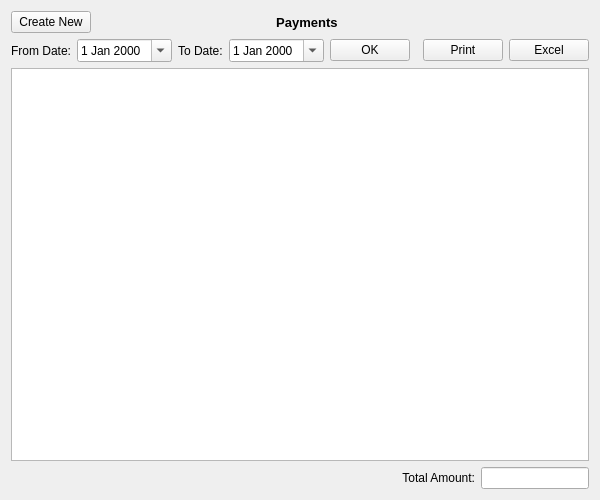
<?xml version="1.0" encoding="UTF-8"?>
<ui version="4.0">
 <class>Payment</class>
 <widget class="QWidget" name="Payment">
  <property name="geometry">
   <rect>
    <x>0</x>
    <y>0</y>
    <width>600</width>
    <height>500</height>
   </rect>
  </property>
  <property name="windowTitle">
   <string>Form</string>
  </property>
  <layout class="QVBoxLayout" name="verticalLayout">
   <item>
    <layout class="QHBoxLayout" name="horizontalLayout_2">
     <item>
      <widget class="QPushButton" name="createNewPushButton">
       <property name="sizePolicy">
        <sizepolicy hsizetype="Fixed" vsizetype="Fixed">
         <horstretch>0</horstretch>
         <verstretch>0</verstretch>
        </sizepolicy>
       </property>
       <property name="text">
        <string>Create New</string>
       </property>
      </widget>
     </item>
     <item>
      <widget class="QLabel" name="titleLabel">
       <property name="font">
        <font>
         <pointsize>10</pointsize>
         <weight>75</weight>
         <bold>true</bold>
        </font>
       </property>
       <property name="text">
        <string>Payments                    </string>
       </property>
       <property name="alignment">
        <set>Qt::AlignCenter</set>
       </property>
      </widget>
     </item>
    </layout>
   </item>
   <item>
    <layout class="QHBoxLayout" name="horizontalLayout" stretch="0,1,0,1,0,1,0,0">
     <item>
      <widget class="QLabel" name="fromDateLabel">
       <property name="text">
        <string>From Date:</string>
       </property>
       <property name="alignment">
        <set>Qt::AlignRight|Qt::AlignTrailing|Qt::AlignVCenter</set>
       </property>
      </widget>
     </item>
     <item>
      <widget class="QDateEdit" name="fromDateEdit">
       <property name="calendarPopup">
        <bool>true</bool>
       </property>
      </widget>
     </item>
     <item>
      <widget class="QLabel" name="toDateLabel">
       <property name="text">
        <string>To Date:</string>
       </property>
      </widget>
     </item>
     <item>
      <widget class="QDateEdit" name="toDateEdit">
       <property name="calendarPopup">
        <bool>true</bool>
       </property>
      </widget>
     </item>
     <item>
      <widget class="QPushButton" name="okPushButton">
       <property name="text">
        <string>OK</string>
       </property>
      </widget>
     </item>
     <item>
      <spacer name="horizontalSpacer">
       <property name="orientation">
        <enum>Qt::Horizontal</enum>
       </property>
       <property name="sizeHint" stdset="0">
        <size>
         <width>19</width>
         <height>20</height>
        </size>
       </property>
      </spacer>
     </item>
     <item>
      <widget class="QPushButton" name="printPushButton">
       <property name="text">
        <string>Print</string>
       </property>
      </widget>
     </item>
     <item>
      <widget class="QPushButton" name="pushButton">
       <property name="text">
        <string>Excel</string>
       </property>
      </widget>
     </item>
    </layout>
   </item>
   <item>
    <widget class="QTableView" name="tableView">
     <property name="selectionBehavior">
      <enum>QAbstractItemView::SelectRows</enum>
     </property>
    </widget>
   </item>
   <item>
    <layout class="QHBoxLayout" name="horizontalLayout_3" stretch="1,0,0">
     <item>
      <spacer name="horizontalSpacer_2">
       <property name="orientation">
        <enum>Qt::Horizontal</enum>
       </property>
       <property name="sizeHint" stdset="0">
        <size>
         <width>40</width>
         <height>20</height>
        </size>
       </property>
      </spacer>
     </item>
     <item>
      <widget class="QLabel" name="totalAmountLabel">
       <property name="text">
        <string>Total Amount:</string>
       </property>
       <property name="alignment">
        <set>Qt::AlignRight|Qt::AlignTrailing|Qt::AlignVCenter</set>
       </property>
      </widget>
     </item>
     <item>
      <widget class="QLineEdit" name="totalAmountLineEdit"/>
     </item>
    </layout>
   </item>
  </layout>
 </widget>
 <tabstops>
  <tabstop>createNewPushButton</tabstop>
  <tabstop>fromDateEdit</tabstop>
  <tabstop>toDateEdit</tabstop>
  <tabstop>okPushButton</tabstop>
 </tabstops>
 <resources/>
 <connections/>
</ui>
